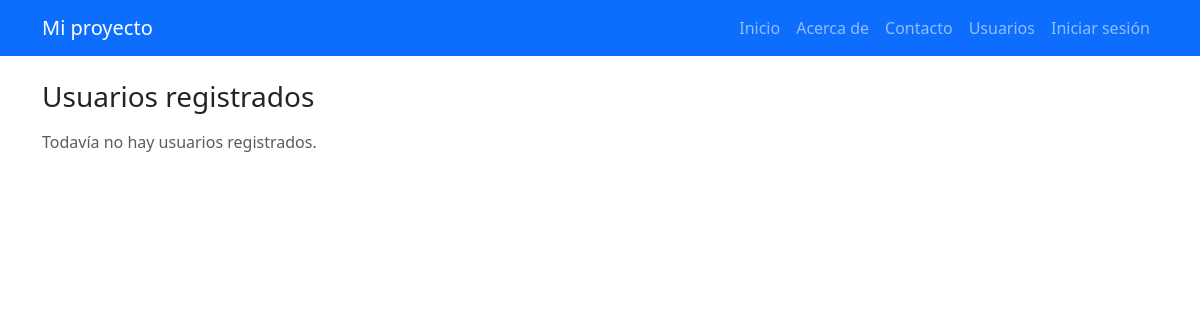
The page /usuarios on the database as committed earlier.
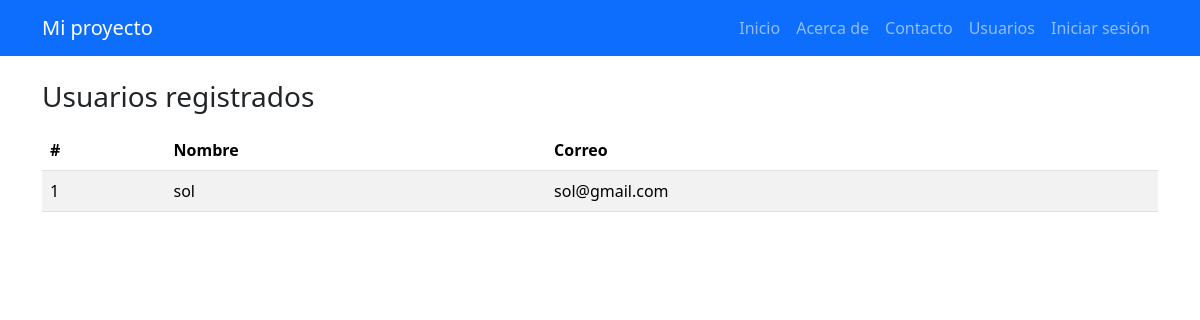
The same page on the database as committed later.
### mi_proyecto_flask/app.py (models this page shows)
class Usuario(UserMixin, db.Model):
    id = db.Column(db.Integer , primary_key=True)
    nombre = db.Column(db.String(80), nullable=False)
    correo = db.Column(db.String(120), unique=True , nullable=False)

### mi_proyecto_flask/app.py (the view)
@app.route("/usuarios")
def usuarios():
    lista = Usuario.query.order_by(Usuario.id).all()
    return render_template("usuarios.html", usuarios=lista)

### mi_proyecto_flask/templates/usuarios.html (shortened to what this page needs)
{% extends 'base.html' %}
{% block content %}
<h1 class="h3 mb-3">Usuarios registrados</h1>
{% if usuarios %}
<table class="table table-striped">
<thead>
<tr>
<th>#</th>
<th>Nombre</th>
<th>Correo</th>
</tr>
</thead>
<tbody>
{% for u in usuarios %}
<tr>
<td>{{ u.id }}</td>
<td>{{ u.nombre }}</td>
<td>{{ u.correo }}</td>
</tr>
{% endfor %}
</tbody>
</table>
{% else %}
<p class="text-muted">Todavía no hay usuarios registrados.</p>
{% endif %}
{% endblock %}

### mi_proyecto_flask/templates/base.html (shortened to what this page needs)
<!doctype html>
<html lang="es">
<head>
{{ bootstrap.load_css() }}
</head>
<body>
<nav class="navbar navbar-expand-lg bg-primary" data-bs-theme="dark">
<div class="container">
<a class="navbar-brand" href="{{ url_for('index') }}">Mi proyecto</a>
<div class="navbar-nav">
<a class="nav-link" href="{{ url_for('index') }}">Inicio</a>
<a class="nav-link" href="{{ url_for('about') }}">Acerca de</a>
<a class="nav-link" href="{{ url_for('contacto') }}">Contacto</a>
<a class="nav-link" href="{{ url_for('usuarios') }}">Usuarios</a>
{% if current_user.is_authenticated %}
<a class="nav-link" href="{{ url_for('perfil') }}">Mi perfil</a>
{% else %}
<a class="nav-link" href="{{ url_for('login') }}">Iniciar sesión</a>
{% endif %}
</div>
</div>
</nav>
<main class="container py-4">
{% block content %}{% endblock %}
</main>
</body>
</html>

Rows that differ between the two databases and show on the page:
added Usuario: id "1", nombre "sol", correo "sol@gmail.com"
Other text that changed with them:
text no longer shown: "Todavía no hay usuarios registrados."
text now shown: "# Nombre Correo"
